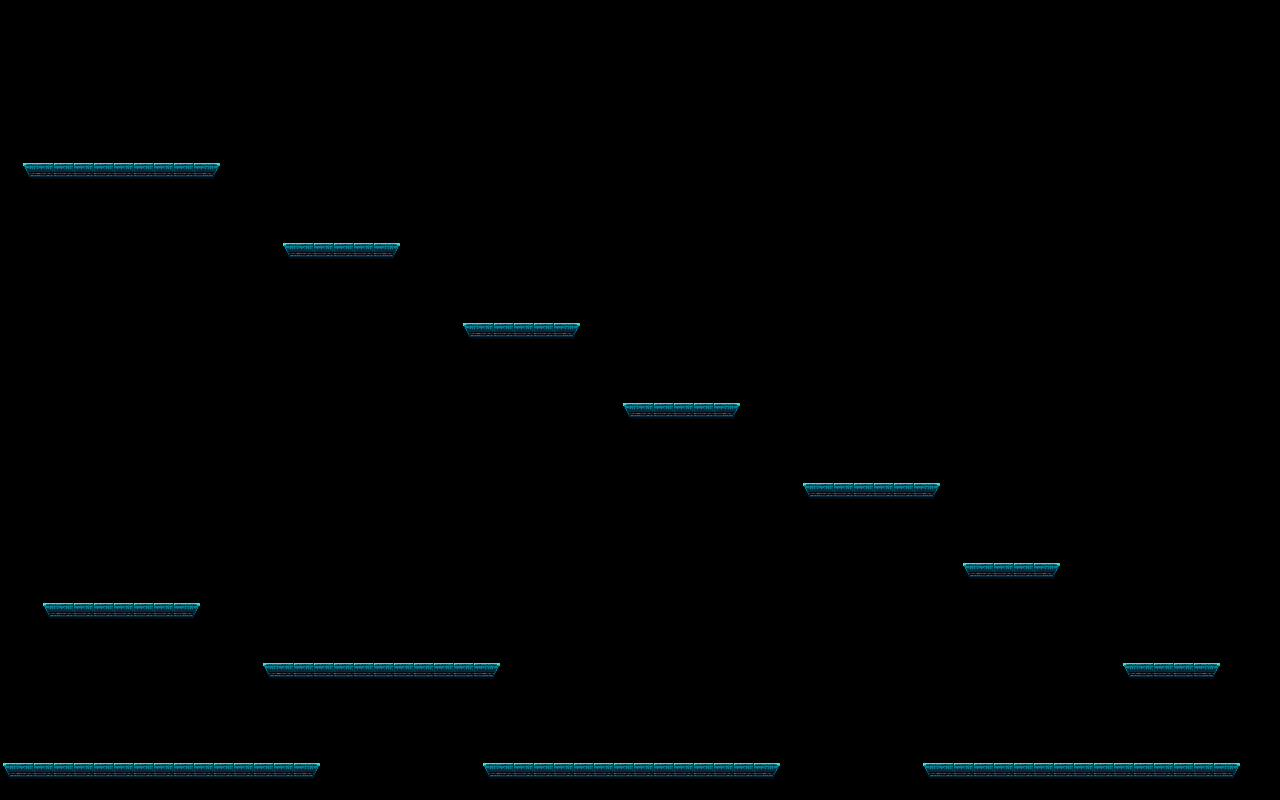

The image is a tile-based game level rendered from a .tmx file. Its description and complete source (layers, tilesets, objects, tile grids) follow:
An orthogonal 64x40 tile map with 20x20 px tiles, 1 tile layer (Tile Layer 1), 3 tilesets.

<map version="1.2" tiledversion="1.3.1" orientation="orthogonal" renderorder="right-down" compressionlevel="-1" width="64" height="40" tilewidth="20" tileheight="20" infinite="0" nextlayerid="2" nextobjectid="1">
 <tileset firstgid="1" source="../../source/resources/maps/tileset.tsx" />
 <tileset firstgid="154" source="../../source/resources/maps/tileset1.tsx" />
 <tileset firstgid="307" source="tileset.tsx" />
 <layer id="1" name="Tile Layer 1" width="64" height="40">
  <data encoding="csv">
0,0,0,0,0,0,0,0,0,0,0,0,0,0,0,0,0,0,0,0,0,0,0,0,0,0,0,0,0,0,0,0,0,0,0,0,0,0,0,0,0,0,0,0,0,0,0,0,0,0,0,0,0,0,0,0,0,0,0,0,0,0,0,0,
0,0,0,0,0,0,0,0,0,0,0,0,0,0,0,0,0,0,0,0,0,0,0,0,0,0,0,0,0,0,0,0,0,0,0,0,0,0,0,0,0,0,0,0,0,0,0,0,0,0,0,0,0,0,0,0,0,0,0,0,0,0,0,0,
0,0,0,0,0,0,0,0,0,0,0,0,0,0,0,0,0,0,0,0,0,0,0,0,0,0,0,0,0,0,0,0,0,0,0,0,0,0,0,0,0,0,0,0,0,0,0,0,0,0,0,0,0,0,0,0,0,0,0,0,0,0,0,0,
0,0,0,0,0,0,0,0,0,0,0,0,0,0,0,0,0,0,0,0,0,0,0,0,0,0,0,0,0,0,0,0,0,0,0,0,0,0,0,0,0,0,0,0,0,0,0,0,0,0,0,0,0,0,0,0,0,0,0,0,0,0,0,0,
0,0,0,0,0,0,0,0,0,0,0,0,0,0,0,0,0,0,0,0,0,0,0,0,0,0,0,0,0,0,0,0,0,0,0,0,0,0,0,0,0,0,0,0,0,0,0,0,0,0,0,0,0,0,0,0,0,0,0,0,0,0,0,0,
0,0,0,0,0,0,0,0,0,0,0,0,0,0,0,0,0,0,0,0,0,0,0,0,0,0,0,0,0,0,0,0,0,0,0,0,0,0,0,0,0,0,0,0,0,0,0,0,0,0,0,0,0,0,0,0,0,0,0,0,0,0,0,0,
0,0,0,0,0,0,0,0,0,0,0,0,0,0,0,0,0,0,0,0,0,0,0,0,0,0,0,0,0,0,0,0,0,0,0,0,0,0,0,0,0,0,0,0,0,0,0,0,0,0,0,0,0,0,0,0,0,0,0,0,0,0,0,0,
0,0,0,0,0,0,0,0,0,0,0,0,0,0,0,0,0,0,0,0,0,0,0,0,0,0,0,0,0,0,0,0,0,0,0,0,0,0,0,0,0,0,0,0,0,0,0,0,0,0,0,0,0,0,0,0,0,0,0,0,0,0,0,0,
0,124,125,125,125,125,125,125,125,125,285,0,0,0,0,0,0,0,0,0,0,0,0,0,0,0,0,0,0,0,0,0,0,0,0,0,0,0,0,0,0,0,0,0,0,0,0,0,0,0,0,0,0,0,0,0,0,0,0,0,0,0,0,0,
0,0,0,0,0,0,0,0,0,0,0,0,0,0,0,0,0,0,0,0,0,0,0,0,0,0,0,0,0,0,0,0,0,0,0,0,0,0,0,0,0,0,0,0,0,0,0,0,0,0,0,0,0,0,0,0,0,0,0,0,0,0,0,0,
0,0,0,0,0,0,0,0,0,0,0,0,0,0,0,0,0,0,0,0,0,0,0,0,0,0,0,0,0,0,0,0,0,0,0,0,0,0,0,0,0,0,0,0,0,0,0,0,0,0,0,0,0,0,0,0,0,0,0,0,0,0,0,0,
0,0,0,0,0,0,0,0,0,0,0,0,0,0,0,0,0,0,0,0,0,0,0,0,0,0,0,0,0,0,0,0,0,0,0,0,0,0,0,0,0,0,0,0,0,0,0,0,0,0,0,0,0,0,0,0,0,0,0,0,0,0,0,0,
0,0,0,0,0,0,0,0,0,0,0,0,0,0,430,431,431,431,431,285,0,0,0,0,0,0,0,0,0,0,0,0,0,0,0,0,0,0,0,0,0,0,0,0,0,0,0,0,0,0,0,0,0,0,0,0,0,0,0,0,0,0,0,0,
0,0,0,0,0,0,0,0,0,0,0,0,0,0,0,0,0,0,0,0,0,0,0,0,0,0,0,0,0,0,0,0,0,0,0,0,0,0,0,0,0,0,0,0,0,0,0,0,0,0,0,0,0,0,0,0,0,0,0,0,0,0,0,0,
0,0,0,0,0,0,0,0,0,0,0,0,0,0,0,0,0,0,0,0,0,0,0,0,0,0,0,0,0,0,0,0,0,0,0,0,0,0,0,0,0,0,0,0,0,0,0,0,0,0,0,0,0,0,0,0,0,0,0,0,0,0,0,0,
0,0,0,0,0,0,0,0,0,0,0,0,0,0,0,0,0,0,0,0,0,0,0,0,0,0,0,0,0,0,0,0,0,0,0,0,0,0,0,0,0,0,0,0,0,0,0,0,0,0,0,0,0,0,0,0,0,0,0,0,0,0,0,0,
0,0,0,0,0,0,0,0,0,0,0,0,0,0,0,0,0,0,0,0,0,0,0,430,431,431,431,431,285,0,0,0,0,0,0,0,0,0,0,0,0,0,0,0,0,0,0,0,0,0,0,0,0,0,0,0,0,0,0,0,0,0,0,0,
0,0,0,0,0,0,0,0,0,0,0,0,0,0,0,0,0,0,0,0,0,0,0,0,0,0,0,0,0,0,0,0,0,0,0,0,0,0,0,0,0,0,0,0,0,0,0,0,0,0,0,0,0,0,0,0,0,0,0,0,0,0,0,0,
0,0,0,0,0,0,0,0,0,0,0,0,0,0,0,0,0,0,0,0,0,0,0,0,0,0,0,0,0,0,0,0,0,0,0,0,0,0,0,0,0,0,0,0,0,0,0,0,0,0,0,0,0,0,0,0,0,0,0,0,0,0,0,0,
0,0,0,0,0,0,0,0,0,0,0,0,0,0,0,0,0,0,0,0,0,0,0,0,0,0,0,0,0,0,0,0,0,0,0,0,0,0,0,0,0,0,0,0,0,0,0,0,0,0,0,0,0,0,0,0,0,0,0,0,0,0,0,0,
0,0,0,0,0,0,0,0,0,0,0,0,0,0,0,0,0,0,0,0,0,0,0,0,0,0,0,0,0,0,0,430,431,431,431,431,285,0,0,0,0,0,0,0,0,0,0,0,0,0,0,0,0,0,0,0,0,0,0,0,0,0,0,0,
0,0,0,0,0,0,0,0,0,0,0,0,0,0,0,0,0,0,0,0,0,0,0,0,0,0,0,0,0,0,0,0,0,0,0,0,0,0,0,0,0,0,0,0,0,0,0,0,0,0,0,0,0,0,0,0,0,0,0,0,0,0,0,0,
0,0,0,0,0,0,0,0,0,0,0,0,0,0,0,0,0,0,0,0,0,0,0,0,0,0,0,0,0,0,0,0,0,0,0,0,0,0,0,0,0,0,0,0,0,0,0,0,0,0,0,0,0,0,0,0,0,0,0,0,0,0,0,0,
0,0,0,0,0,0,0,0,0,0,0,0,0,0,0,0,0,0,0,0,0,0,0,0,0,0,0,0,0,0,0,0,0,0,0,0,0,0,0,0,0,0,0,0,0,0,0,0,0,0,0,0,0,0,0,0,0,0,0,0,0,0,0,0,
0,0,0,0,0,0,0,0,0,0,0,0,0,0,0,0,0,0,0,0,0,0,0,0,0,0,0,0,0,0,0,0,0,0,0,0,0,0,0,0,430,431,431,431,431,431,285,0,0,0,0,0,0,0,0,0,0,0,0,0,0,0,0,0,
0,0,0,0,0,0,0,0,0,0,0,0,0,0,0,0,0,0,0,0,0,0,0,0,0,0,0,0,0,0,0,0,0,0,0,0,0,0,0,0,0,0,0,0,0,0,0,0,0,0,0,0,0,0,0,0,0,0,0,0,0,0,0,0,
0,0,0,0,0,0,0,0,0,0,0,0,0,0,0,0,0,0,0,0,0,0,0,0,0,0,0,0,0,0,0,0,0,0,0,0,0,0,0,0,0,0,0,0,0,0,0,0,0,0,0,0,0,0,0,0,0,0,0,0,0,0,0,0,
0,0,0,0,0,0,0,0,0,0,0,0,0,0,0,0,0,0,0,0,0,0,0,0,0,0,0,0,0,0,0,0,0,0,0,0,0,0,0,0,0,0,0,0,0,0,0,0,0,0,0,0,0,0,0,0,0,0,0,0,0,0,0,0,
0,0,0,0,0,0,0,0,0,0,0,0,0,0,0,0,0,0,0,0,0,0,0,0,0,0,0,0,0,0,0,0,0,0,0,0,0,0,0,0,0,0,0,0,0,0,0,0,430,431,431,431,285,0,0,0,0,0,0,0,0,0,0,0,
0,0,0,0,0,0,0,0,0,0,0,0,0,0,0,0,0,0,0,0,0,0,0,0,0,0,0,0,0,0,0,0,0,0,0,0,0,0,0,0,0,0,0,0,0,0,0,0,0,0,0,0,0,0,0,0,0,0,0,0,0,0,0,0,
0,0,430,431,431,431,431,431,431,285,0,0,0,0,0,0,0,0,0,0,0,0,0,0,0,0,0,0,0,0,0,0,0,0,0,0,0,0,0,0,0,0,0,0,0,0,0,0,0,0,0,0,0,0,0,0,0,0,0,0,0,0,0,0,
0,0,0,0,0,0,0,0,0,0,0,0,0,0,0,0,0,0,0,0,0,0,0,0,0,0,0,0,0,0,0,0,0,0,0,0,0,0,0,0,0,0,0,0,0,0,0,0,0,0,0,0,0,0,0,0,0,0,0,0,0,0,0,0,
0,0,0,0,0,0,0,0,0,0,0,0,0,0,0,0,0,0,0,0,0,0,0,0,0,0,0,0,0,0,0,0,0,0,0,0,0,0,0,0,0,0,0,0,0,0,0,0,0,0,0,0,0,0,0,0,0,0,0,0,0,0,0,0,
0,0,0,0,0,0,0,0,0,0,0,0,0,430,431,431,431,431,431,431,431,431,431,431,285,0,0,0,0,0,0,0,0,0,0,0,0,0,0,0,0,0,0,0,0,0,0,0,0,0,0,0,0,0,0,0,430,431,431,431,285,0,0,0,
0,0,0,0,0,0,0,0,0,0,0,0,0,0,0,0,0,0,0,0,0,0,0,0,0,0,0,0,0,0,0,0,0,0,0,0,0,0,0,0,0,0,0,0,0,0,0,0,0,0,0,0,0,0,0,0,0,0,0,0,0,0,0,0,
0,0,0,0,0,0,0,0,0,0,0,0,0,0,0,0,0,0,0,0,0,0,0,0,0,0,0,0,0,0,0,0,0,0,0,0,0,0,0,0,0,0,0,0,0,0,0,0,0,0,0,0,0,0,0,0,0,0,0,0,0,0,0,0,
0,0,0,0,0,0,0,0,0,0,0,0,0,0,0,0,0,0,0,0,0,0,0,0,0,0,0,0,0,0,0,0,0,0,0,0,0,0,0,0,0,0,0,0,0,0,0,0,0,0,0,0,0,0,0,0,0,0,0,0,0,0,0,0,
0,0,0,0,0,0,0,0,0,0,0,0,0,0,0,0,0,0,0,0,0,0,0,0,0,0,0,0,0,0,0,0,0,0,0,0,0,0,0,0,0,0,0,0,0,0,0,0,0,0,0,0,0,0,0,0,0,0,0,0,0,0,0,0,
124,125,125,125,125,125,125,125,125,125,125,125,125,125,125,285,0,0,0,0,0,0,0,0,430,431,431,431,431,431,431,431,431,431,431,431,431,431,285,0,0,0,0,0,0,0,430,431,431,431,431,431,431,431,431,431,431,431,431,431,431,285,0,0,
0,0,0,0,0,0,0,0,0,0,0,0,0,0,0,0,0,0,0,0,0,0,0,0,0,0,0,0,0,0,0,0,0,0,0,0,0,0,0,0,0,0,0,0,0,0,0,0,0,0,0,0,0,0,0,0,0,0,0,0,0,0,0,0
</data>
 </layer>
</map>
